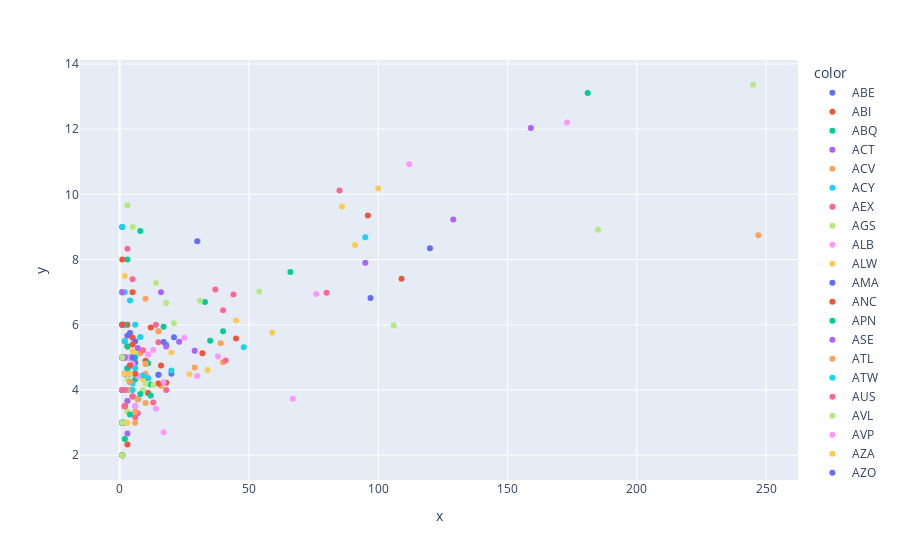

The code cell stored with this chart in its notebook:
### Code cell
import plotly.express as go
plt.figure(figsize=(12, 8))

fig = go.scatter(x=df_taxi_in[('taxi_in','count')], y=df_taxi_in[('taxi_in', 'mean')], color= df_taxi_in['dest'])
fig.show()
